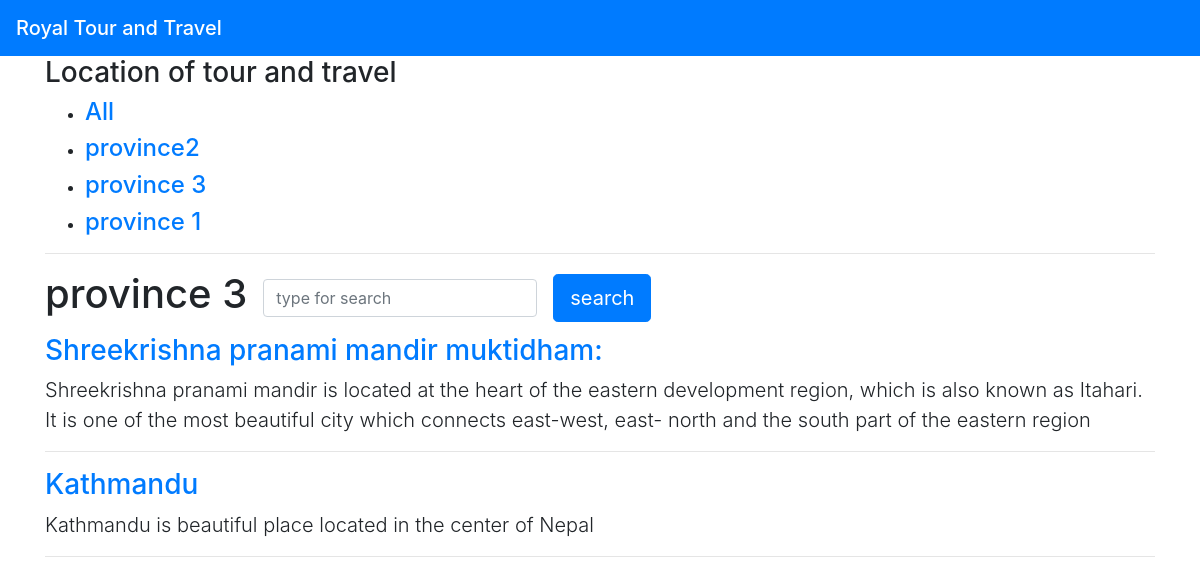
The app's page /story/province_no_3 with its own data.
### story/models.py (models this page shows, shortened)
class Category(models.Model):
    name=models.CharField(max_length=150,db_index=True)
    slug=models.SlugField(unique=True)
    class Meta:
        ordering=('-name',)
    def get_absolute_url(self):
        return reverse('story:story_by_category', args=[self.slug])

class Story(models.Model):
    category=models.ForeignKey(Category,on_delete=models.CASCADE)
    title=models.CharField(max_length=200)
    body=models.TextField(db_index=True)
    footer=models.TextField(blank=True)
    publish=models.DateTimeField(auto_now_add=True)
    class Meta:
        ordering=('-title',)
    def get_absolute_url(self):
       return reverse('story:story_detail',args=[self.id,])

### story/views.py (the view)
# urls.py: path('', views.story_list, name='story_list'),
def story_list(request,category_slug=None):
    category = None
    categories = Category.objects.all()
    story = Story.objects.all()
    if category_slug:
        category = get_object_or_404(Category,slug=category_slug)
        story = story.filter(category=category)
    return render(request, 'story_list.html', {'categories':categories,
                                              'category':category,
                                              'story':story,
                                              })

### story/templates/story_list.html (shortened to what this page needs)
<!DOCTYPE html>
<html lang="en">
<head>
    <link rel="stylesheet" href="https://stackpath.bootstrapcdn.com/bootstrap/4.5.0/css/bootstrap.min.css">
</head>
<body>
    <nav class="navbar navbar-dark bg-primary">
        <span class="navbar-brand mb-0 h1 ">Royal Tour and Travel</span>
      </nav>
<div class="container">
<div class="" id="sidebar">
<h3>Location of tour and travel</h3>
    <ul>
        <li>
        <h4> <a href="{% url "story:story_list" %}">All</a></h4>
        </li>
    {% for c in categories %}
        <li>
       <h4> <a href="{{ c.get_absolute_url }}">{{ c.name }}</a></h4>
        </li>
    {% endfor %}
    </ul>
</div>
<hr>
<div>
    <form action="{% url 'story:search' %}" class="form-inline" method="get">
        <div class="form-group mb-2">
            <h1>{% if category %}{{ category.name }}{% else %} Location {% endif %}</h1>
        </div>
        <div class="form-group mx-sm-3 mb-2">
        <input name="search" type="" class="form-control" id="" placeholder="type for search">
        </div>
      <button type="submit" class="btn btn-primary btn-lg mb-2">search</button>
    </form>
    <main id='story'>
    {% for x in story %}
     <h3> <a href="{{ x.get_absolute_url }}">{{x.title}}</a></h3>
     <p class="lead">{{x.footer}}</p>
     <hr>
    {% endfor %}
    </main>
</div>
</div>
</body>
</html>

### records on screen
Category: name "province2"
Category: name "province 3"
Category: name "province 1"
Story: title "Shreekrishna pranami mandir muktidham:", footer "Shreekrishna pranami mandir is located at the heart of the eastern development region, which is also known as Itahari. It is one of the most beautiful city which connects east-west, east- north and the south part of the eastern region"
Story: title "Kathmandu", footer "Kathmandu is beautiful place located in the center of Nepal"
